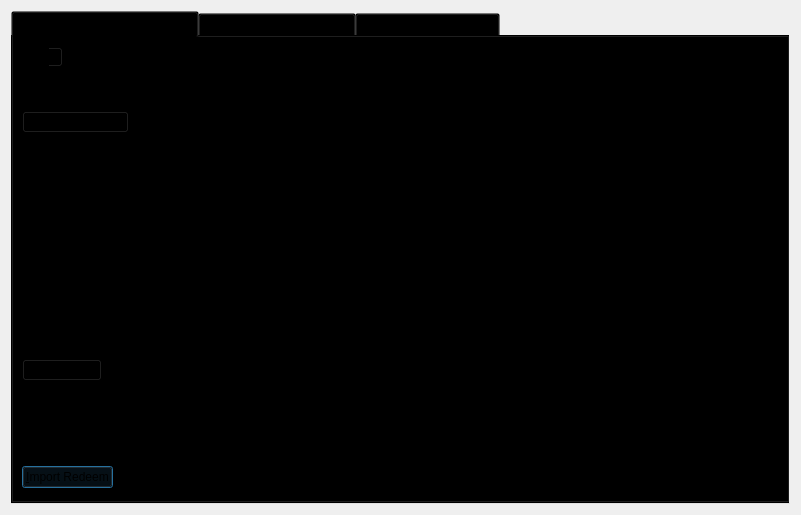
<?xml version="1.0" encoding="UTF-8"?>
<ui version="4.0">
 <class>MultisigDialog</class>
 <widget class="QDialog" name="MultisigDialog">
  <property name="geometry">
   <rect>
    <x>0</x>
    <y>0</y>
    <width>801</width>
    <height>515</height>
   </rect>
  </property>
  <property name="sizePolicy">
   <sizepolicy hsizetype="Fixed" vsizetype="Fixed">
    <horstretch>0</horstretch>
    <verstretch>0</verstretch>
   </sizepolicy>
  </property>
  <property name="windowTitle">
   <string>Multisignature Address Interactions</string>
  </property>
  <property name="styleSheet">
   <string notr="true">background: #fdf7ea;
QPushButton {
  background-color: #fdc14f;
  padding: 0.85em 2em;
  letter-spacing: 1px;
  color: #000000;
  font-size: 12px;
  border-radius: 20px;
}
QPushButton:hover {
  background-color: #fb9803;
}
QPushButton:focus {
  border: none;
  outline: none;
}
QPushButton:pressed {
  border: 1px solid #ff7300;
}

QPushButton:disabled {
  border: 1px solid #aaaaaa;
  background-color: #bbbbbb;
}
QValidatedLineEdit,
QLineEdit,
QTextEdit {
  font-size: 12px;
  min-height: 25px;
  outline: 0;
  padding: 3px;
  border: 1px;
  color: #333;
 background-color: #ffffff;
  border-radius: 15px;
}

QValidatedLineEdit: !focus {
  color: #333;
  background-color: #e7e7e7;
}

QLineEdit: !focus {
  color: #333;
  background-color: #e7e7e7;
}

QTextEdit: !focus {
  color: #333;
  background-color: #e7e7e7;
}

/* .QValidatedLineEdit:checked, .QLineEdit:checked */

QValidatedLineEdit:disabled,
.QLineEdit:disabled,
.QTextEdit:disabled {
  color: #333;
  background-color: #f2f2f2;
}

.QPlainTextEdit {
  background-color: #f2f2f2;
}

QSpinBox {
  border: 1px solid #333;
  padding: 3px 5px 3px 5px;
  background: #fcfcfc;
  border-radius: 8px;
}
QSpinBox::up-button:hover {
  background-color: #ffffff;
}

QSpinBox::down-button:hover {
  background-color: #f2f2f2;
}
QTabWidget {
  background-color: transparent;
}

QTabWidget::pane {
  background-color: #f2f2f2;
  border: 1px solid #c2c2c2;
}

QTabBar {
  background-color: #ffc74d;
  color: #333;
  padding: 5px;
  padding-left: 10px;
  padding-right: 10px;
  letter-spacing: 1px;
  font-size: 12px;
  border-top-left-radius: 11px;
  border-top-right-radius: 11px;
}

QTabBar::tab:hover:!selected {
  background-color: #ffae00;
  color: #333;
  padding: 5px;
  padding-left: 10px;
  padding-right: 10px;
  letter-spacing: 1px;
  font-size: 12px;
  border-top-left-radius: 11px;
  border-top-right-radius: 11px;
}
QWidget{
  background-color: transparent;
}</string>
  </property>
  <layout class="QVBoxLayout" name="verticalLayout_8">
   <item>
    <widget class="QTabWidget" name="multisigTabWidget">
     <property name="layoutDirection">
      <enum>Qt::LeftToRight</enum>
     </property>
     <property name="styleSheet">
      <string notr="true">  background-color: transparent;</string>
     </property>
     <property name="currentIndex">
      <number>0</number>
     </property>
     <widget class="QWidget" name="addMultisigTab">
      <property name="sizePolicy">
       <sizepolicy hsizetype="Minimum" vsizetype="Minimum">
        <horstretch>0</horstretch>
        <verstretch>0</verstretch>
       </sizepolicy>
      </property>
      <property name="styleSheet">
       <string notr="true"/>
      </property>
      <attribute name="title">
       <string>Create MultiSignature &amp;Address</string>
      </attribute>
      <layout class="QVBoxLayout" name="verticalLayout">
       <item>
        <layout class="QHBoxLayout" name="enterMLayout">
         <item>
          <widget class="QSpinBox" name="enterMSpinbox">
           <property name="sizePolicy">
            <sizepolicy hsizetype="Fixed" vsizetype="Fixed">
             <horstretch>0</horstretch>
             <verstretch>0</verstretch>
            </sizepolicy>
           </property>
           <property name="toolTip">
            <string>How many people must sign to verify a transaction</string>
           </property>
           <property name="minimum">
            <number>1</number>
           </property>
           <property name="maximum">
            <number>15</number>
           </property>
           <property name="value">
            <number>1</number>
           </property>
          </widget>
         </item>
         <item>
          <widget class="QLabel" name="enterMLabel">
           <property name="text">
            <string>Enter the minimum number of signatures required to sign transactions</string>
           </property>
          </widget>
         </item>
        </layout>
       </item>
       <item>
        <layout class="QHBoxLayout" name="addressLabelLayout">
         <item>
          <widget class="QLabel" name="addressLableLabel">
           <property name="text">
            <string>Address Label:</string>
           </property>
          </widget>
         </item>
         <item>
          <widget class="QLineEdit" name="multisigAddressLabel"/>
         </item>
        </layout>
       </item>
       <item>
        <layout class="QHBoxLayout" name="addAddressLayout">
         <item>
          <widget class="QPushButton" name="addAddressButton">
           <property name="toolTip">
            <string>Add another address that could sign to verify a transaction from the multisig address.</string>
           </property>
           <property name="text">
            <string>&amp;Add Address / Key</string>
           </property>
           <property name="autoDefault">
            <bool>false</bool>
           </property>
          </widget>
         </item>
         <item>
          <widget class="QLabel" name="addAddressLabel">
           <property name="sizePolicy">
            <sizepolicy hsizetype="Preferred" vsizetype="Fixed">
             <horstretch>0</horstretch>
             <verstretch>0</verstretch>
            </sizepolicy>
           </property>
           <property name="text">
            <string>Local addresses or public keys that can sign:</string>
           </property>
          </widget>
         </item>
         <item>
          <spacer name="addAddressSpacer_2">
           <property name="orientation">
            <enum>Qt::Horizontal</enum>
           </property>
           <property name="sizeHint" stdset="0">
            <size>
             <width>40</width>
             <height>10</height>
            </size>
           </property>
          </spacer>
         </item>
        </layout>
       </item>
       <item>
        <widget class="QScrollArea" name="addAddressScrollArea">
         <property name="sizePolicy">
          <sizepolicy hsizetype="Preferred" vsizetype="Expanding">
           <horstretch>0</horstretch>
           <verstretch>0</verstretch>
          </sizepolicy>
         </property>
         <property name="styleSheet">
          <string notr="true">border:0;</string>
         </property>
         <property name="widgetResizable">
          <bool>true</bool>
         </property>
         <widget class="QWidget" name="addAddressWidget">
          <property name="geometry">
           <rect>
            <x>0</x>
            <y>0</y>
            <width>761</width>
            <height>172</height>
           </rect>
          </property>
          <layout class="QVBoxLayout" name="verticalLayout_5">
           <item>
            <layout class="QVBoxLayout" name="addressList"/>
           </item>
           <item>
            <spacer name="verticalSpacer">
             <property name="orientation">
              <enum>Qt::Vertical</enum>
             </property>
             <property name="sizeHint" stdset="0">
              <size>
               <width>20</width>
               <height>40</height>
              </size>
             </property>
            </spacer>
           </item>
          </layout>
         </widget>
        </widget>
       </item>
       <item>
        <layout class="QHBoxLayout" name="addMultisigLayout">
         <item>
          <widget class="QPushButton" name="addMultisigButton">
           <property name="sizePolicy">
            <sizepolicy hsizetype="Preferred" vsizetype="Fixed">
             <horstretch>0</horstretch>
             <verstretch>0</verstretch>
            </sizepolicy>
           </property>
           <property name="toolTip">
            <string>Create a new multisig address</string>
           </property>
           <property name="toolTipDuration">
            <number>-3</number>
           </property>
           <property name="text">
            <string>C&amp;reate</string>
           </property>
           <property name="autoDefault">
            <bool>false</bool>
           </property>
          </widget>
         </item>
         <item>
          <widget class="QLabel" name="label">
           <property name="text">
            <string>Status:</string>
           </property>
          </widget>
         </item>
         <item>
          <widget class="QTextEdit" name="addMultisigStatus">
           <property name="sizePolicy">
            <sizepolicy hsizetype="Expanding" vsizetype="Fixed">
             <horstretch>0</horstretch>
             <verstretch>0</verstretch>
            </sizepolicy>
           </property>
           <property name="maximumSize">
            <size>
             <width>16777215</width>
             <height>75</height>
            </size>
           </property>
           <property name="readOnly">
            <bool>true</bool>
           </property>
           <property name="textInteractionFlags">
            <set>Qt::TextSelectableByKeyboard|Qt::TextSelectableByMouse</set>
           </property>
          </widget>
         </item>
        </layout>
       </item>
       <item>
        <widget class="QLabel" name="label_2">
         <property name="sizePolicy">
          <sizepolicy hsizetype="Preferred" vsizetype="Preferred">
           <horstretch>0</horstretch>
           <verstretch>0</verstretch>
          </sizepolicy>
         </property>
         <property name="text">
          <string>Use below to quickly import an address by its redeem. Don't forget to add a label before clicking import!
Keep in mind, the wallet will rescan the blockchain to find transactions containing the new address.
Please be patient after clicking import.</string>
         </property>
         <property name="scaledContents">
          <bool>false</bool>
         </property>
         <property name="wordWrap">
          <bool>true</bool>
         </property>
        </widget>
       </item>
       <item>
        <layout class="QHBoxLayout" name="importLayout">
         <item>
          <widget class="QPushButton" name="importAddressButton">
           <property name="sizePolicy">
            <sizepolicy hsizetype="Fixed" vsizetype="Fixed">
             <horstretch>0</horstretch>
             <verstretch>0</verstretch>
            </sizepolicy>
           </property>
           <property name="text">
            <string>&amp;Import Redeem</string>
           </property>
          </widget>
         </item>
         <item>
          <widget class="QLineEdit" name="importRedeem">
           <property name="sizePolicy">
            <sizepolicy hsizetype="Preferred" vsizetype="Fixed">
             <horstretch>0</horstretch>
             <verstretch>0</verstretch>
            </sizepolicy>
           </property>
          </widget>
         </item>
        </layout>
       </item>
      </layout>
     </widget>
     <widget class="QWidget" name="createTransactionTab">
      <attribute name="title">
       <string>&amp;Create MultiSignature Tx</string>
      </attribute>
      <layout class="QVBoxLayout" name="verticalLayout_3">
       <item>
        <layout class="QHBoxLayout" name="horizontalLayout_2">
         <item>
          <layout class="QVBoxLayout" name="createTxLayout">
           <item>
            <layout class="QHBoxLayout" name="addTxInputLayout">
             <item>
              <widget class="QLabel" name="addTxInputLabel">
               <property name="sizePolicy">
                <sizepolicy hsizetype="Fixed" vsizetype="Preferred">
                 <horstretch>0</horstretch>
                 <verstretch>0</verstretch>
                </sizepolicy>
               </property>
               <property name="text">
                <string>Inputs:</string>
               </property>
              </widget>
             </item>
             <item>
              <widget class="QPushButton" name="pushButtonCoinControl">
               <property name="sizePolicy">
                <sizepolicy hsizetype="Preferred" vsizetype="Fixed">
                 <horstretch>0</horstretch>
                 <verstretch>0</verstretch>
                </sizepolicy>
               </property>
               <property name="text">
                <string>Coin Control</string>
               </property>
              </widget>
             </item>
             <item>
              <layout class="QFormLayout" name="formLayout_2">
               <property name="rightMargin">
                <number>10</number>
               </property>
               <item row="0" column="0">
                <widget class="QLabel" name="labelQuantity">
                 <property name="text">
                  <string>Quantity Selected:</string>
                 </property>
                </widget>
               </item>
               <item row="0" column="1">
                <widget class="QLabel" name="labelQuantity_int">
                 <property name="text">
                  <string>0</string>
                 </property>
                </widget>
               </item>
               <item row="1" column="0">
                <widget class="QLabel" name="labelAmount">
                 <property name="text">
                  <string>Amount:</string>
                 </property>
                </widget>
               </item>
               <item row="1" column="1">
                <widget class="QLabel" name="labelAmount_int">
                 <property name="text">
                  <string>0</string>
                 </property>
                </widget>
               </item>
              </layout>
             </item>
             <item>
              <widget class="QPushButton" name="addInputButton">
               <property name="sizePolicy">
                <sizepolicy hsizetype="Preferred" vsizetype="Fixed">
                 <horstretch>0</horstretch>
                 <verstretch>0</verstretch>
                </sizepolicy>
               </property>
               <property name="toolTip">
                <string>Add an input to fund the outputs</string>
               </property>
               <property name="text">
                <string>Add a Raw Input</string>
               </property>
               <property name="icon">
                <iconset resource="../litegenx.qrc">
                 <normaloff>:/css/default</normaloff>:/css/default</iconset>
               </property>
              </widget>
             </item>
            </layout>
           </item>
           <item>
            <widget class="QScrollArea" name="txInputsScrollArea">
             <property name="sizePolicy">
              <sizepolicy hsizetype="Preferred" vsizetype="Expanding">
               <horstretch>0</horstretch>
               <verstretch>0</verstretch>
              </sizepolicy>
             </property>
             <property name="styleSheet">
              <string notr="true">border:0;</string>
             </property>
             <property name="lineWidth">
              <number>0</number>
             </property>
             <property name="widgetResizable">
              <bool>true</bool>
             </property>
             <widget class="QWidget" name="txInputsWidget">
              <property name="geometry">
               <rect>
                <x>0</x>
                <y>0</y>
                <width>749</width>
                <height>135</height>
               </rect>
              </property>
              <layout class="QVBoxLayout" name="verticalLayout_7">
               <item>
                <layout class="QVBoxLayout" name="inputsList"/>
               </item>
               <item>
                <spacer name="txInputsSpacer">
                 <property name="orientation">
                  <enum>Qt::Vertical</enum>
                 </property>
                 <property name="sizeHint" stdset="0">
                  <size>
                   <width>20</width>
                   <height>80</height>
                  </size>
                 </property>
                </spacer>
               </item>
              </layout>
             </widget>
            </widget>
           </item>
           <item>
            <layout class="QHBoxLayout" name="addDestinationLayout">
             <item>
              <widget class="QLabel" name="addDestinationLabel">
               <property name="text">
                <string>Address / Amount:</string>
               </property>
              </widget>
             </item>
             <item>
              <widget class="QPushButton" name="addDestinationButton">
               <property name="sizePolicy">
                <sizepolicy hsizetype="Fixed" vsizetype="Fixed">
                 <horstretch>0</horstretch>
                 <verstretch>0</verstretch>
                </sizepolicy>
               </property>
               <property name="toolTip">
                <string>Add destinations to send PHR to</string>
               </property>
               <property name="text">
                <string>Add &amp;Destination</string>
               </property>
              </widget>
             </item>
             <item>
              <spacer name="addDestinationHorizontalSpacer">
               <property name="orientation">
                <enum>Qt::Horizontal</enum>
               </property>
               <property name="sizeHint" stdset="0">
                <size>
                 <width>40</width>
                 <height>20</height>
                </size>
               </property>
              </spacer>
             </item>
            </layout>
           </item>
           <item>
            <widget class="QScrollArea" name="destionationsScrollArea">
             <property name="sizePolicy">
              <sizepolicy hsizetype="Expanding" vsizetype="Expanding">
               <horstretch>0</horstretch>
               <verstretch>0</verstretch>
              </sizepolicy>
             </property>
             <property name="styleSheet">
              <string notr="true">border:0;</string>
             </property>
             <property name="widgetResizable">
              <bool>true</bool>
             </property>
             <widget class="QWidget" name="destinationsScrollAreaContents">
              <property name="geometry">
               <rect>
                <x>0</x>
                <y>0</y>
                <width>749</width>
                <height>135</height>
               </rect>
              </property>
              <layout class="QVBoxLayout" name="verticalLayout_11">
               <item>
                <layout class="QVBoxLayout" name="destinationsList"/>
               </item>
               <item>
                <spacer name="destinationsSpacer">
                 <property name="orientation">
                  <enum>Qt::Vertical</enum>
                 </property>
                 <property name="sizeHint" stdset="0">
                  <size>
                   <width>20</width>
                   <height>20</height>
                  </size>
                 </property>
                </spacer>
               </item>
              </layout>
             </widget>
            </widget>
           </item>
           <item>
            <layout class="QHBoxLayout" name="horizontalLayout_4">
             <item>
              <widget class="QPushButton" name="createButton">
               <property name="sizePolicy">
                <sizepolicy hsizetype="Fixed" vsizetype="Fixed">
                 <horstretch>0</horstretch>
                 <verstretch>0</verstretch>
                </sizepolicy>
               </property>
               <property name="minimumSize">
                <size>
                 <width>150</width>
                 <height>0</height>
                </size>
               </property>
               <property name="toolTip">
                <string>Create a transaction object using the given inputs to the given outputs</string>
               </property>
               <property name="text">
                <string>Cr&amp;eate</string>
               </property>
               <property name="autoDefault">
                <bool>false</bool>
               </property>
               <property name="default">
                <bool>true</bool>
               </property>
              </widget>
             </item>
             <item>
              <widget class="QLabel" name="createButtonLabel">
               <property name="sizePolicy">
                <sizepolicy hsizetype="Fixed" vsizetype="Preferred">
                 <horstretch>0</horstretch>
                 <verstretch>0</verstretch>
                </sizepolicy>
               </property>
               <property name="text">
                <string>Status:</string>
               </property>
               <property name="alignment">
                <set>Qt::AlignRight|Qt::AlignTrailing|Qt::AlignVCenter</set>
               </property>
              </widget>
             </item>
             <item>
              <widget class="QTextEdit" name="createButtonStatus">
               <property name="sizePolicy">
                <sizepolicy hsizetype="Expanding" vsizetype="Minimum">
                 <horstretch>0</horstretch>
                 <verstretch>0</verstretch>
                </sizepolicy>
               </property>
               <property name="maximumSize">
                <size>
                 <width>16777215</width>
                 <height>16777215</height>
                </size>
               </property>
               <property name="sizeAdjustPolicy">
                <enum>QAbstractScrollArea::AdjustToContents</enum>
               </property>
               <property name="readOnly">
                <bool>true</bool>
               </property>
              </widget>
             </item>
            </layout>
           </item>
          </layout>
         </item>
         <item>
          <layout class="QHBoxLayout" name="horizontalLayout_3"/>
         </item>
        </layout>
       </item>
      </layout>
     </widget>
     <widget class="QWidget" name="signMultisigTransaction">
      <property name="styleSheet">
       <string notr="true">txScrollArea:{
	border: 1px solid #5b4c7c;
}
keyScrollArea:{
	border: 1px solid #5b4c7c;
}
txScrollArea:{
	border: 1px solid #5b4c7c;
}</string>
      </property>
      <attribute name="title">
       <string>&amp;Sign MultiSignature Tx</string>
      </attribute>
      <layout class="QVBoxLayout" name="verticalLayout_4">
       <item>
        <layout class="QHBoxLayout" name="transactionHexLayout">
         <item>
          <widget class="QLabel" name="transactionHexLabel">
           <property name="text">
            <string>Transaction Hex:</string>
           </property>
          </widget>
         </item>
         <item>
          <widget class="QLineEdit" name="transactionHex">
           <property name="toolTip">
            <string/>
           </property>
          </widget>
         </item>
        </layout>
       </item>
       <item>
        <layout class="QHBoxLayout" name="horizontalLayout">
         <item>
          <layout class="QVBoxLayout" name="verticalLayout_2">
           <item>
            <layout class="QHBoxLayout" name="horizontalLayout_7">
             <item>
              <widget class="QPushButton" name="signButton">
               <property name="sizePolicy">
                <sizepolicy hsizetype="Preferred" vsizetype="Fixed">
                 <horstretch>0</horstretch>
                 <verstretch>0</verstretch>
                </sizepolicy>
               </property>
               <property name="minimumSize">
                <size>
                 <width>150</width>
                 <height>0</height>
                </size>
               </property>
               <property name="toolTip">
                <string>Sign the transaction from this wallet or from provided private keys</string>
               </property>
               <property name="text">
                <string>S&amp;ign</string>
               </property>
               <property name="autoDefault">
                <bool>false</bool>
               </property>
               <property name="default">
                <bool>true</bool>
               </property>
              </widget>
             </item>
             <item>
              <widget class="QPushButton" name="commitButton">
               <property name="enabled">
                <bool>false</bool>
               </property>
               <property name="sizePolicy">
                <sizepolicy hsizetype="Preferred" vsizetype="Fixed">
                 <horstretch>0</horstretch>
                 <verstretch>0</verstretch>
                </sizepolicy>
               </property>
               <property name="toolTip">
                <string>&lt;html&gt;&lt;head/&gt;&lt;body&gt;&lt;p&gt;DISABLED until transaction has been signed enough times.&lt;/p&gt;&lt;/body&gt;&lt;/html&gt;</string>
               </property>
               <property name="autoFillBackground">
                <bool>false</bool>
               </property>
               <property name="text">
                <string>Co&amp;mmit</string>
               </property>
               <property name="autoDefault">
                <bool>true</bool>
               </property>
              </widget>
             </item>
             <item>
              <layout class="QHBoxLayout" name="addPrivKeyLayout">
               <item>
                <widget class="QPushButton" name="addPrivKeyButton">
                 <property name="sizePolicy">
                  <sizepolicy hsizetype="Fixed" vsizetype="Fixed">
                   <horstretch>0</horstretch>
                   <verstretch>0</verstretch>
                  </sizepolicy>
                 </property>
                 <property name="toolTip">
                  <string>Add private keys to sign the transaction with</string>
                 </property>
                 <property name="text">
                  <string>Add Private &amp;Key</string>
                 </property>
                </widget>
               </item>
               <item>
                <widget class="QLabel" name="addPrivKeyLabel">
                 <property name="text">
                  <string>Sign with only private keys (Not Recommened)</string>
                 </property>
                </widget>
               </item>
              </layout>
             </item>
            </layout>
           </item>
           <item>
            <layout class="QHBoxLayout" name="horizontalLayout_5">
             <item>
              <widget class="QLabel" name="signButtonStatusLabel">
               <property name="text">
                <string>Status:</string>
               </property>
              </widget>
             </item>
             <item>
              <widget class="QTextEdit" name="signButtonStatus">
               <property name="sizePolicy">
                <sizepolicy hsizetype="Expanding" vsizetype="Preferred">
                 <horstretch>0</horstretch>
                 <verstretch>0</verstretch>
                </sizepolicy>
               </property>
               <property name="maximumSize">
                <size>
                 <width>16777215</width>
                 <height>16777215</height>
                </size>
               </property>
               <property name="verticalScrollBarPolicy">
                <enum>Qt::ScrollBarAsNeeded</enum>
               </property>
               <property name="readOnly">
                <bool>true</bool>
               </property>
               <property name="textInteractionFlags">
                <set>Qt::TextSelectableByKeyboard|Qt::TextSelectableByMouse</set>
               </property>
              </widget>
             </item>
            </layout>
           </item>
           <item>
            <widget class="QScrollArea" name="keyScrollArea">
             <property name="sizePolicy">
              <sizepolicy hsizetype="Expanding" vsizetype="Expanding">
               <horstretch>0</horstretch>
               <verstretch>0</verstretch>
              </sizepolicy>
             </property>
             <property name="sizeAdjustPolicy">
              <enum>QAbstractScrollArea::AdjustToContents</enum>
             </property>
             <property name="widgetResizable">
              <bool>true</bool>
             </property>
             <widget class="QWidget" name="keyScrollAreaContents">
              <property name="geometry">
               <rect>
                <x>0</x>
                <y>0</y>
                <width>755</width>
                <height>73</height>
               </rect>
              </property>
              <layout class="QVBoxLayout" name="verticalLayout_9">
               <item>
                <layout class="QVBoxLayout" name="keyList"/>
               </item>
               <item>
                <spacer name="keySpacer">
                 <property name="orientation">
                  <enum>Qt::Vertical</enum>
                 </property>
                 <property name="sizeHint" stdset="0">
                  <size>
                   <width>20</width>
                   <height>40</height>
                  </size>
                 </property>
                </spacer>
               </item>
              </layout>
             </widget>
            </widget>
           </item>
          </layout>
         </item>
        </layout>
       </item>
       <item>
        <spacer name="verticalSpacer_2">
         <property name="orientation">
          <enum>Qt::Vertical</enum>
         </property>
         <property name="sizeHint" stdset="0">
          <size>
           <width>20</width>
           <height>40</height>
          </size>
         </property>
        </spacer>
       </item>
      </layout>
     </widget>
    </widget>
   </item>
  </layout>
 </widget>
 <resources>
  <include location="../litegenx.qrc"/>
 </resources>
 <connections/>
</ui>
